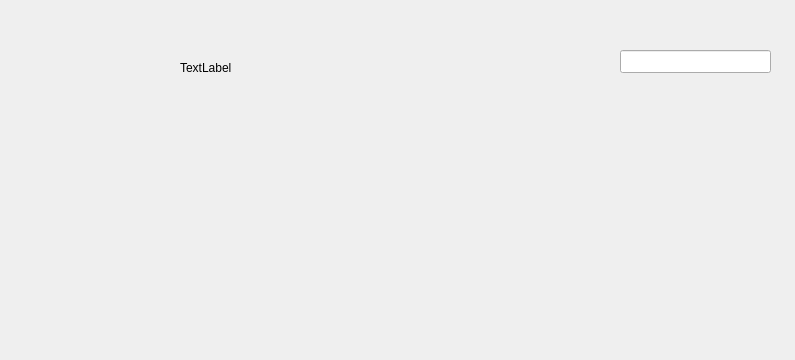
<?xml version="1.0" encoding="UTF-8"?>
<ui version="4.0">
 <class>MainWindow</class>
 <widget class="QMainWindow" name="MainWindow">
  <property name="geometry">
   <rect>
    <x>0</x>
    <y>0</y>
    <width>795</width>
    <height>360</height>
   </rect>
  </property>
  <property name="windowTitle">
   <string>MainWindow</string>
  </property>
  <widget class="QWidget" name="centralWidget">
   <widget class="QLabel" name="label">
    <property name="geometry">
     <rect>
      <x>180</x>
      <y>60</y>
      <width>59</width>
      <height>15</height>
     </rect>
    </property>
    <property name="text">
     <string>TextLabel</string>
    </property>
   </widget>
   <widget class="QLineEdit" name="lineEdit">
    <property name="geometry">
     <rect>
      <x>620</x>
      <y>50</y>
      <width>151</width>
      <height>23</height>
     </rect>
    </property>
   </widget>
  </widget>
 </widget>
 <layoutdefault spacing="6" margin="11"/>
 <resources/>
 <connections/>
</ui>
